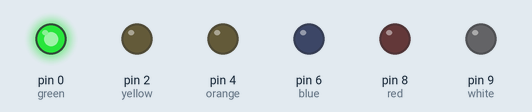
Simulated run of this sketch. Board: Arduino Uno, built with avr-gcc and run on an emulated ATmega328P. Shown: output pins drawn as LEDs (lit = HIGH).

Above: at 0.5 s.
At 1.5 s:
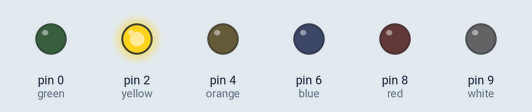
At 2.5 s:
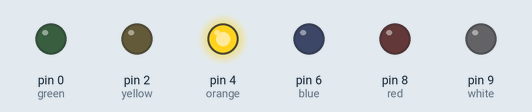
At 3.5 s:
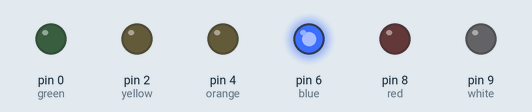
At 4.5 s:
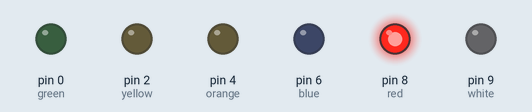
At 5.5 s:
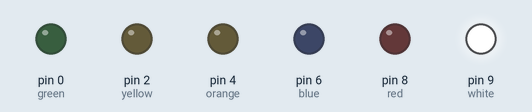
Timing chart, 0 to 7.8 s (numbered marks = the images above):
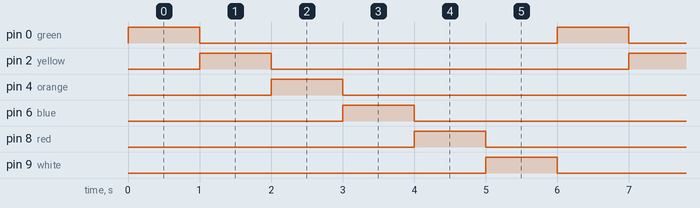

Measured:
- by itself, pin 0 (green), pin 2 (yellow), pin 4 (orange), pin 6 (blue), pin 8 (red), pin 9 (white): alternates HIGH for 1.0 s and LOW for 5.0 s
- by itself, everything shown: repeats every 6.0 s, in 7 steps

The sketch:

Project2.ino
```cpp
// C++ code
//
int green = 0;
int yellow = 2;
int orange = 4;
int blue = 6;
int red = 8;
int white = 9;

void setup()
{
  pinMode(green, OUTPUT);
  pinMode(yellow, OUTPUT);
  pinMode(orange, OUTPUT);
  pinMode(blue, OUTPUT);
  pinMode(red, OUTPUT);
  pinMode(white, OUTPUT);
}

void loop()
{
  digitalWrite(green, HIGH);
  delay(1000); // Wait for 1000 millisecond(s)
  digitalWrite(green, LOW);
  digitalWrite(yellow, HIGH);
  delay(1000); // Wait for 1000 millisecond(s)
  digitalWrite(yellow, LOW);
  digitalWrite(orange, HIGH);
  delay(1000); // Wait for 1000 millisecond(s)
  digitalWrite(orange, LOW);
  digitalWrite(blue, HIGH);
  delay(1000); // Wait for 1000 millisecond(s)
  digitalWrite(blue, LOW);
  digitalWrite(red, HIGH);
  delay(1000); // Wait for 1000 millisecond(s)
  digitalWrite(red, LOW);
  digitalWrite(white, HIGH);
  delay(1000); // Wait for 1000 millisecond(s)
  digitalWrite(white, LOW);
}
```
